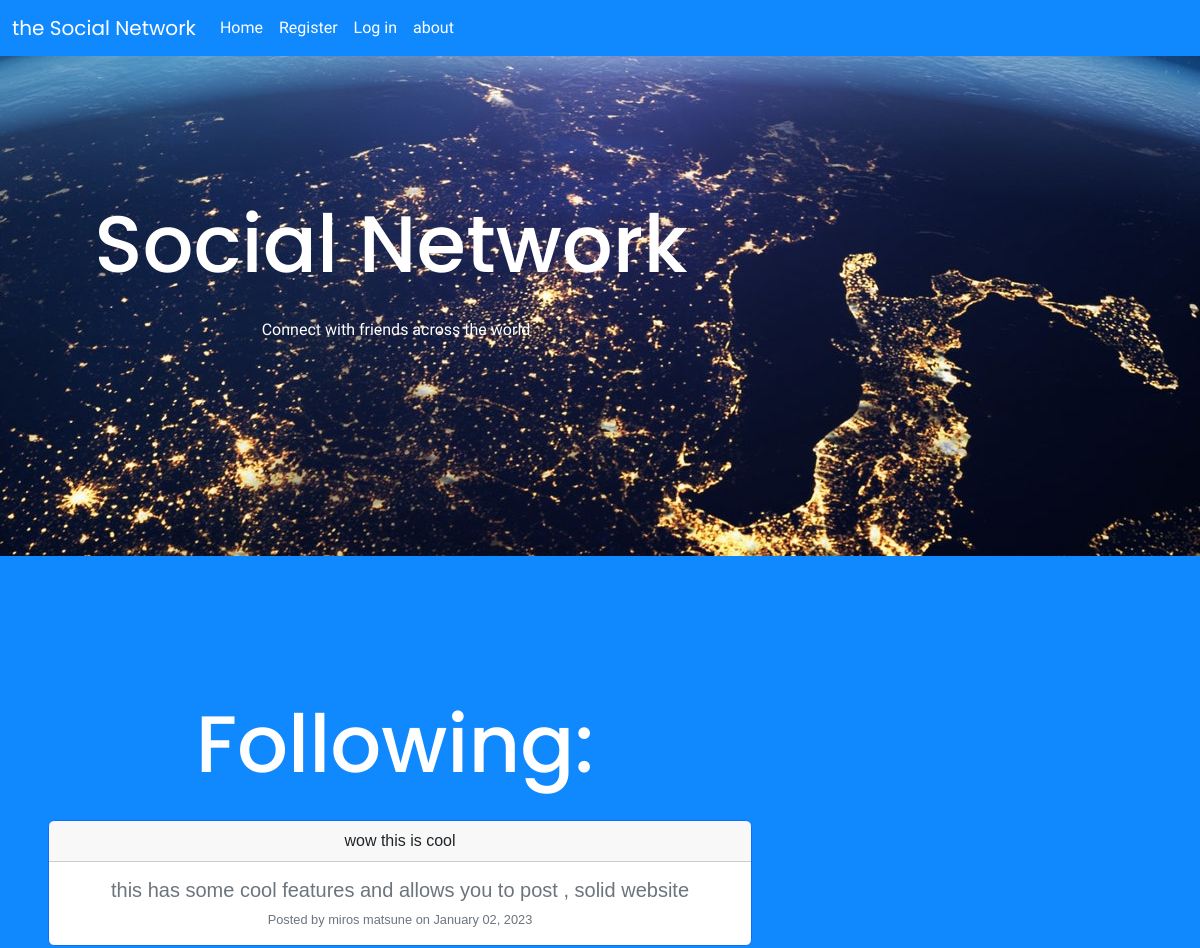
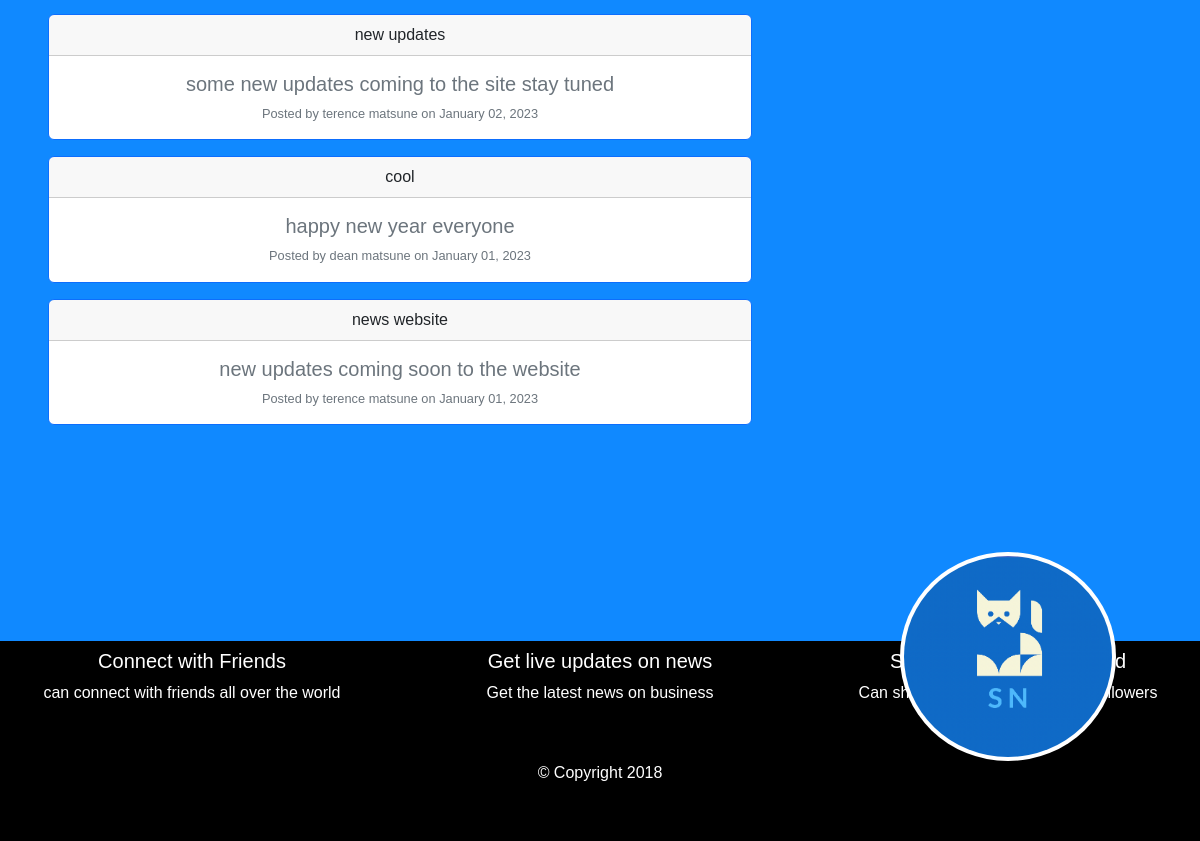
The page / on the database its author committed (2 pictures, top to bottom).
### main.py (models this page shows, shortened)
class Posts(db.Model):
    __tablename__ = 'posts'
    id = db.Column(db.Integer, primary_key=True)
    title = db.Column(db.String(100), nullable=False)
    img_url = db.Column(db.String(250), nullable=False)
    text = db.Column(db.String(250), nullable=False)
    author_id = db.Column(db.Integer, db.ForeignKey('website_users.id'))
    author = db.relationship('User', back_populates='posts')
    date = db.Column(db.String(250), nullable=False)

class User(UserMixin, db.Model):
    __tablename__ = "website_users"
    id = db.Column(db.Integer, primary_key=True)
    email = db.Column(db.String(100), unique=True)
    password = db.Column(db.String(100))
    name = db.Column(db.String(100))
    pic = db.Column(db.String(250), nullable=False)
    posts = db.relationship('Posts', back_populates='author')
    followed = db.relationship('User', secondary=followers,
                            primaryjoin=(followers.c.follower_id == id),
                            secondaryjoin=(followers.c.followed_id == id),
                            backref=db.backref('followers', lazy='dynamic'), lazy='dynamic')

### main.py (the view)
@app.route('/')
def home_page():
    news = news_dict
    try:
        foll_post = []
        for item in current_user.followed:
            foll_post.append(item.posts)
        all_post = []
        for item in foll_post:
            all_post = all_post + item
        print(all_post)
        new_posts = all_post
    except AttributeError:
        post = Posts.query.all()
        all_post = post[::-1]
        new_posts = all_post
    return render_template('index.html', news=news, new_posts=new_posts)

### templates/index.html (shortened to what this page needs)
{% extends "base.html" %}
{% block content %}
<html lang="en">
<head>
</head>
<body>
  <section id="title">
      <div class="row title-row">
        <div class="col-10 col-sm-6 col-md-8  ">
          <h1 class="business-name" >Social Network</h1>
          <h1 class="nav-link"> Connect with friends across the world</h1>
        </div>
      </div>
  </section>
        <div>
            <img class="car-img" src="/static/social2.png" alt="Card image cap">
        </div>
    <div class="sec-title-row">
        <div class="col-10 col-sm-6 col-md-8  ">
        <h1 class="business-name" >Following:</h1>
        {% for post in new_posts %}
        <div class="card border-primary mb-3 post ">
        <div class="card-header post-subtitle">{{post.title}}</div>
        <div class="card-body text-secondary">
            <h5 class="card-title">{{post.text}}</h5>
            <p class="card-text post-title">
            Posted by {{post.author.name}}
                  on {{post.date}}
            </p>
        </div>
        </div>
        {% endfor %}
         </div>
     </div>
  <section id="">
    <div class="row title-row-2" >
        <div class="col">
          <h5>Connect with Friends</h5>
          <p>can connect with friends all over the world</p>
        </div>
        <div class="col">
          <h5>Get live updates on news</h5>
          <p>Get the latest news on business</p>
        </div>
        <div class="col">
          <h5>Share what's on your mind</h5>
          <p>Can share thoughts to all of your followers</p>
        </div>
        <footer>
        <p>© Copyright 2018 </p>
         </footer>
      </div>
  </section>
</body>
</html>
{% endblock %}

### templates/base.html (shortened to what this page needs)
<!DOCTYPE html>
<html  lang="en">
<head>
     <link rel="stylesheet" href="{{ url_for('static', filename='social_styles.css') }}">
     <link href="https://cdn.jsdelivr.net/npm/bootstrap@5.3.0-alpha1/dist/css/bootstrap.min.css" rel="stylesheet">
</head>
<body class="bar-style">
<section class="bar-style">
    <nav class="navbar navbar-expand-lg bar-style">
  <div class="container-fluid">
    <a class="navbar-brand" href="#">the Social Network</a>
    <div class="collapse navbar-collapse" id="navbarSupportedContent">
      <div class="navbar-nav mr-auto">
        <a class="nav-link active" aria-current="page" href="{{ url_for('home_page') }}">Home</a>
        {% if not current_user.is_authenticated: %}
        <a class="nav-link na" href="{{ url_for('register') }}">Register</a>
        <a class="nav-link" href="{{ url_for('login') }}">Log in</a>
        <a class="nav-link" href="{{ url_for('about') }}">about</a>
        {% endif %}
      </div>
    </div>
  </div>
</nav>
    </section>
    {% block content %}{% endblock %}
</body>
</html>

### static/social_styles.css (style rules this page uses)
.title-row { background-color: #000000; font-family: 'Albert Sans', sans-serif; height: 500px; text-align:center; background-image: url('/static/world.jpeg'); background-position: center; }
.sec-title-row { background-color: #1089FF; font-family: 'Albert Sans', sans-serif; text-align:center; padding-bottom: 200px; }
.bar-style { background-color: #1089FF; }
.business-name { color: white !important; font-family: 'Poppins', sans-serif; font-size: 5rem; padding: 140px 40px 20px 30px; }
.navbar-brand { font-family: 'Poppins', sans-serif; color: #FFFFFF !important; }
.nav-link { font-family: 'Inter Tight', sans-serif; color: #FFFFFF !important; }
.post-title { font-size: .8rem; }
.post { max-width: 44rem; margin: 0 auto; }
.car-img { position: absolute; bottom: 80px; width: 18%; margin-left: 900px; border-radius: 50%; padding: 4px; background-color: #fff; }
.title-row-2 { background-color: #000000; font-family: 'Albert Sans', sans-serif; height: 200px; text-align:center; color: white; }

### rows shown on the page
Posts: title "wow this is cool", text "this has some cool features and allows you to post , solid website", author.name "miros matsune", date "January 02, 2023"
Posts: title "new updates", text "some new updates coming to the site stay tuned", author.name "terence matsune", date "January 02, 2023"
Posts: title "cool", text "happy new year everyone", author.name "dean matsune", date "January 01, 2023"
Posts: title "news website", text "new updates coming soon to the website", author.name "terence matsune", date "January 01, 2023"
